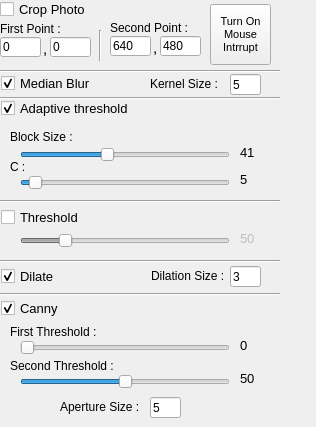
    <widget class="QWidget" name="filter_tab">
     <attribute name="title">
      <string>Filters</string>
     </attribute>
     <widget class="QCheckBox" name="medianBlur_checkBox">
      <property name="geometry">
       <rect>
        <x>1</x>
        <y>72</y>
        <width>111</width>
        <height>22</height>
       </rect>
      </property>
      <property name="font">
       <font>
        <pointsize>10</pointsize>
       </font>
      </property>
      <property name="text">
       <string>Median Blur</string>
      </property>
      <property name="checked">
       <bool>true</bool>
      </property>
     </widget>
     <widget class="QCheckBox" name="adaptiveThreshold_checkBox">
      <property name="geometry">
       <rect>
        <x>1</x>
        <y>97</y>
        <width>151</width>
        <height>22</height>
       </rect>
      </property>
      <property name="font">
       <font>
        <pointsize>10</pointsize>
       </font>
      </property>
      <property name="text">
       <string>Adaptive threshold</string>
      </property>
      <property name="checked">
       <bool>true</bool>
      </property>
     </widget>
     <widget class="QCheckBox" name="thresh_checkBox">
      <property name="geometry">
       <rect>
        <x>1</x>
        <y>206</y>
        <width>98</width>
        <height>22</height>
       </rect>
      </property>
      <property name="font">
       <font>
        <pointsize>10</pointsize>
       </font>
      </property>
      <property name="text">
       <string>Threshold</string>
      </property>
     </widget>
     <widget class="QCheckBox" name="canny_checkBox">
      <property name="geometry">
       <rect>
        <x>1</x>
        <y>297</y>
        <width>98</width>
        <height>22</height>
       </rect>
      </property>
      <property name="font">
       <font>
        <pointsize>10</pointsize>
       </font>
      </property>
      <property name="text">
       <string>Canny</string>
      </property>
      <property name="checked">
       <bool>true</bool>
      </property>
     </widget>
     <widget class="QCheckBox" name="dilate_checkBox">
      <property name="geometry">
       <rect>
        <x>1</x>
        <y>265</y>
        <width>98</width>
        <height>22</height>
       </rect>
      </property>
      <property name="font">
       <font>
        <pointsize>10</pointsize>
       </font>
      </property>
      <property name="text">
       <string>Dilate</string>
      </property>
      <property name="checked">
       <bool>true</bool>
      </property>
     </widget>
     <widget class="QLabel" name="kernekSize_label">
      <property name="geometry">
       <rect>
        <x>150</x>
        <y>75</y>
        <width>81</width>
        <height>17</height>
       </rect>
      </property>
      <property name="text">
       <string>Kernel Size :</string>
      </property>
     </widget>
     <widget class="QLineEdit" name="kernelSize_lineEdit">
      <property name="geometry">
       <rect>
        <x>230</x>
        <y>74</y>
        <width>31</width>
        <height>21</height>
       </rect>
      </property>
      <property name="text">
       <string>5</string>
      </property>
     </widget>
     <widget class="QLabel" name="blockSize_label">
      <property name="geometry">
       <rect>
        <x>10</x>
        <y>128</y>
        <width>67</width>
        <height>17</height>
       </rect>
      </property>
      <property name="text">
       <string>Block Size :</string>
      </property>
     </widget>
     <widget class="QSlider" name="blockSize_slider">
      <property name="geometry">
       <rect>
        <x>20</x>
        <y>140</y>
        <width>210</width>
        <height>29</height>
       </rect>
      </property>
      <property name="minimum">
       <number>1</number>
      </property>
      <property name="singleStep">
       <number>2</number>
      </property>
      <property name="value">
       <number>41</number>
      </property>
      <property name="orientation">
       <enum>Qt::Horizontal</enum>
      </property>
     </widget>
     <widget class="QLabel" name="c_label">
      <property name="geometry">
       <rect>
        <x>10</x>
        <y>158</y>
        <width>67</width>
        <height>17</height>
       </rect>
      </property>
      <property name="text">
       <string>C :</string>
      </property>
     </widget>
     <widget class="QSlider" name="C_slider">
      <property name="geometry">
       <rect>
        <x>20</x>
        <y>168</y>
        <width>210</width>
        <height>29</height>
       </rect>
      </property>
      <property name="minimum">
       <number>1</number>
      </property>
      <property name="singleStep">
       <number>2</number>
      </property>
      <property name="value">
       <number>5</number>
      </property>
      <property name="orientation">
       <enum>Qt::Horizontal</enum>
      </property>
     </widget>
     <widget class="QLabel" name="blockSizeOut_label">
      <property name="geometry">
       <rect>
        <x>240</x>
        <y>144</y>
        <width>67</width>
        <height>17</height>
       </rect>
      </property>
      <property name="font">
       <font>
        <pointsize>10</pointsize>
       </font>
      </property>
      <property name="text">
       <string>41</string>
      </property>
     </widget>
     <widget class="QLabel" name="cOut_label">
      <property name="geometry">
       <rect>
        <x>240</x>
        <y>171</y>
        <width>67</width>
        <height>17</height>
       </rect>
      </property>
      <property name="font">
       <font>
        <pointsize>10</pointsize>
       </font>
      </property>
      <property name="text">
       <string>5</string>
      </property>
     </widget>
     <widget class="QLabel" name="threshOut_label">
      <property name="enabled">
       <bool>false</bool>
      </property>
      <property name="geometry">
       <rect>
        <x>240</x>
        <y>230</y>
        <width>67</width>
        <height>17</height>
       </rect>
      </property>
      <property name="font">
       <font>
        <pointsize>10</pointsize>
       </font>
      </property>
      <property name="text">
       <string>50</string>
      </property>
     </widget>
     <widget class="QSlider" name="thresh_slider">
      <property name="enabled">
       <bool>false</bool>
      </property>
      <property name="geometry">
       <rect>
        <x>20</x>
        <y>226</y>
        <width>210</width>
        <height>29</height>
       </rect>
      </property>
      <property name="minimum">
       <number>1</number>
      </property>
      <property name="maximum">
       <number>255</number>
      </property>
      <property name="singleStep">
       <number>1</number>
      </property>
      <property name="value">
       <number>50</number>
      </property>
      <property name="orientation">
       <enum>Qt::Horizontal</enum>
      </property>
     </widget>
     <widget class="QLineEdit" name="dilateSize_lineEdit">
      <property name="geometry">
       <rect>
        <x>230</x>
        <y>266</y>
        <width>31</width>
        <height>21</height>
       </rect>
      </property>
      <property name="text">
       <string>3</string>
      </property>
     </widget>
     <widget class="QLabel" name="dilateSize_label">
      <property name="geometry">
       <rect>
        <x>151</x>
        <y>267</y>
        <width>81</width>
        <height>17</height>
       </rect>
      </property>
      <property name="text">
       <string>Dilation Size :</string>
      </property>
     </widget>
     <widget class="QLabel" name="firstThresh_label">
      <property name="geometry">
       <rect>
        <x>10</x>
        <y>323</y>
        <width>101</width>
        <height>17</height>
       </rect>
      </property>
      <property name="text">
       <string>First Threshold :</string>
      </property>
     </widget>
     <widget class="QLabel" name="secondThreshOut_label">
      <property name="geometry">
       <rect>
        <x>240</x>
        <y>370</y>
        <width>67</width>
        <height>17</height>
       </rect>
      </property>
      <property name="font">
       <font>
        <pointsize>10</pointsize>
       </font>
      </property>
      <property name="text">
       <string>50</string>
      </property>
     </widget>
     <widget class="QLabel" name="secondThresh_label">
      <property name="geometry">
       <rect>
        <x>10</x>
        <y>357</y>
        <width>121</width>
        <height>17</height>
       </rect>
      </property>
      <property name="text">
       <string>Second Threshold :</string>
      </property>
     </widget>
     <widget class="QSlider" name="secondThresh_slider">
      <property name="geometry">
       <rect>
        <x>20</x>
        <y>367</y>
        <width>210</width>
        <height>29</height>
       </rect>
      </property>
      <property name="minimum">
       <number>0</number>
      </property>
      <property name="singleStep">
       <number>1</number>
      </property>
      <property name="value">
       <number>50</number>
      </property>
      <property name="orientation">
       <enum>Qt::Horizontal</enum>
      </property>
     </widget>
     <widget class="QLabel" name="firstThreshOut_label">
      <property name="geometry">
       <rect>
        <x>240</x>
        <y>337</y>
        <width>67</width>
        <height>17</height>
       </rect>
      </property>
      <property name="font">
       <font>
        <pointsize>10</pointsize>
       </font>
      </property>
      <property name="text">
       <string>0</string>
      </property>
     </widget>
     <widget class="QSlider" name="firstThresh_slider">
      <property name="geometry">
       <rect>
        <x>20</x>
        <y>333</y>
        <width>210</width>
        <height>29</height>
       </rect>
      </property>
      <property name="minimum">
       <number>0</number>
      </property>
      <property name="singleStep">
       <number>1</number>
      </property>
      <property name="value">
       <number>0</number>
      </property>
      <property name="orientation">
       <enum>Qt::Horizontal</enum>
      </property>
     </widget>
     <widget class="QLineEdit" name="apertureSize_lineEdit">
      <property name="geometry">
       <rect>
        <x>150</x>
        <y>397</y>
        <width>31</width>
        <height>21</height>
       </rect>
      </property>
      <property name="text">
       <string>5</string>
      </property>
     </widget>
     <widget class="QLabel" name="apertureSize_label">
      <property name="geometry">
       <rect>
        <x>60</x>
        <y>398</y>
        <width>81</width>
        <height>17</height>
       </rect>
      </property>
      <property name="text">
       <string>Aperture Size :</string>
      </property>
     </widget>
     <widget class="Line" name="line_3">
      <property name="geometry">
       <rect>
        <x>0</x>
        <y>97</y>
        <width>280</width>
        <height>3</height>
       </rect>
      </property>
      <property name="orientation">
       <enum>Qt::Horizontal</enum>
      </property>
     </widget>
     <widget class="Line" name="line_4">
      <property name="geometry">
       <rect>
        <x>0</x>
        <y>200</y>
        <width>280</width>
        <height>3</height>
       </rect>
      </property>
      <property name="orientation">
       <enum>Qt::Horizontal</enum>
      </property>
     </widget>
     <widget class="Line" name="line_5">
      <property name="geometry">
       <rect>
        <x>0</x>
        <y>260</y>
        <width>280</width>
        <height>3</height>
       </rect>
      </property>
      <property name="orientation">
       <enum>Qt::Horizontal</enum>
      </property>
     </widget>
     <widget class="Line" name="line_6">
      <property name="geometry">
       <rect>
        <x>0</x>
        <y>293</y>
        <width>280</width>
        <height>3</height>
       </rect>
      </property>
      <property name="orientation">
       <enum>Qt::Horizontal</enum>
      </property>
     </widget>
     <widget class="Line" name="line_7">
      <property name="geometry">
       <rect>
        <x>0</x>
        <y>70</y>
        <width>280</width>
        <height>3</height>
       </rect>
      </property>
      <property name="orientation">
       <enum>Qt::Horizontal</enum>
      </property>
     </widget>
     <widget class="QCheckBox" name="crop_checkBox">
      <property name="geometry">
       <rect>
        <x>0</x>
        <y>-2</y>
        <width>98</width>
        <height>22</height>
       </rect>
      </property>
      <property name="font">
       <font>
        <pointsize>10</pointsize>
       </font>
      </property>
      <property name="text">
       <string>Crop Photo</string>
      </property>
      <property name="checked">
       <bool>false</bool>
      </property>
     </widget>
     <widget class="QLabel" name="fPoint_label">
      <property name="geometry">
       <rect>
        <x>0</x>
        <y>20</y>
        <width>67</width>
        <height>17</height>
       </rect>
      </property>
      <property name="font">
       <font>
        <pointsize>9</pointsize>
       </font>
      </property>
      <property name="text">
       <string>First Point :</string>
      </property>
     </widget>
     <widget class="QLineEdit" name="fX_lineEdit">
      <property name="geometry">
       <rect>
        <x>0</x>
        <y>37</y>
        <width>41</width>
        <height>20</height>
       </rect>
      </property>
      <property name="text">
       <string>0</string>
      </property>
     </widget>
     <widget class="QLineEdit" name="fY_lineEdit">
      <property name="geometry">
       <rect>
        <x>50</x>
        <y>37</y>
        <width>41</width>
        <height>20</height>
       </rect>
      </property>
      <property name="text">
       <string>0</string>
      </property>
     </widget>
     <widget class="QLabel" name="fVirgoul_label">
      <property name="geometry">
       <rect>
        <x>43</x>
        <y>40</y>
        <width>21</width>
        <height>17</height>
       </rect>
      </property>
      <property name="font">
       <font>
        <pointsize>11</pointsize>
       </font>
      </property>
      <property name="text">
       <string>,</string>
      </property>
     </widget>
     <widget class="QLineEdit" name="sX_lineEdit">
      <property name="geometry">
       <rect>
        <x>110</x>
        <y>36</y>
        <width>41</width>
        <height>20</height>
       </rect>
      </property>
      <property name="text">
       <string>640</string>
      </property>
     </widget>
     <widget class="QLabel" name="sVirgoul_label">
      <property name="geometry">
       <rect>
        <x>153</x>
        <y>39</y>
        <width>21</width>
        <height>17</height>
       </rect>
      </property>
      <property name="font">
       <font>
        <pointsize>11</pointsize>
       </font>
      </property>
      <property name="text">
       <string>,</string>
      </property>
     </widget>
     <widget class="QLabel" name="sPoint_label">
      <property name="geometry">
       <rect>
        <x>110</x>
        <y>19</y>
        <width>91</width>
        <height>17</height>
       </rect>
      </property>
      <property name="font">
       <font>
        <pointsize>9</pointsize>
       </font>
      </property>
      <property name="text">
       <string>Second Point :</string>
      </property>
     </widget>
     <widget class="QLineEdit" name="sY_lineEdit">
      <property name="geometry">
       <rect>
        <x>160</x>
        <y>36</y>
        <width>41</width>
        <height>20</height>
       </rect>
      </property>
      <property name="text">
       <string>480</string>
      </property>
     </widget>
     <widget class="Line" name="line_8">
      <property name="geometry">
       <rect>
        <x>90</x>
        <y>30</y>
        <width>20</width>
        <height>31</height>
       </rect>
      </property>
      <property name="lineWidth">
       <number>1</number>
      </property>
      <property name="orientation">
       <enum>Qt::Vertical</enum>
      </property>
     </widget>
     <widget class="QPushButton" name="mouse_button">
      <property name="geometry">
       <rect>
        <x>210</x>
        <y>4</y>
        <width>61</width>
        <height>61</height>
       </rect>
      </property>
      <property name="font">
       <font>
        <pointsize>8</pointsize>
       </font>
      </property>
      <property name="text">
       <string>Turn On
Mouse
Intrrupt</string>
      </property>
     </widget>
    </widget>
